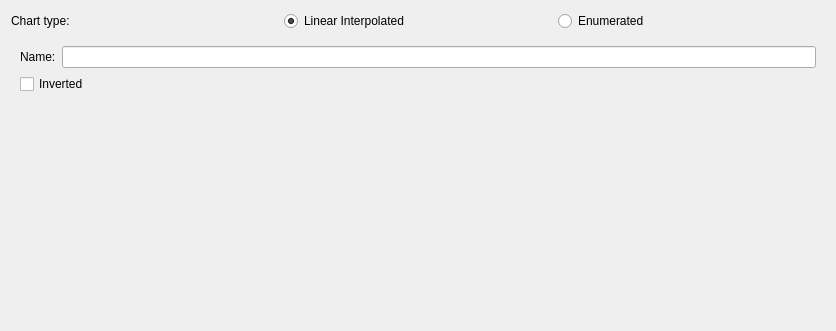
<?xml version="1.0" encoding="UTF-8"?>
<ui version="4.0">
 <class>ChartAxisSettings</class>
 <widget class="QWidget" name="ChartAxisSettings">
  <property name="geometry">
   <rect>
    <x>0</x>
    <y>0</y>
    <width>836</width>
    <height>331</height>
   </rect>
  </property>
  <property name="windowTitle">
   <string>Form</string>
  </property>
  <layout class="QVBoxLayout" name="verticalLayout">
   <item>
    <layout class="QHBoxLayout" name="horizontalLayout">
     <item>
      <widget class="QLabel" name="chartTypeLabel">
       <property name="sizePolicy">
        <sizepolicy hsizetype="Preferred" vsizetype="Preferred">
         <horstretch>0</horstretch>
         <verstretch>0</verstretch>
        </sizepolicy>
       </property>
       <property name="text">
        <string>Chart type:</string>
       </property>
      </widget>
     </item>
     <item>
      <widget class="QRadioButton" name="linearInterpolatedRadioButton">
       <property name="text">
        <string>Linear Interpolated</string>
       </property>
       <property name="checked">
        <bool>true</bool>
       </property>
      </widget>
     </item>
     <item>
      <widget class="QRadioButton" name="enumeratedRadioButton">
       <property name="text">
        <string>Enumerated</string>
       </property>
      </widget>
     </item>
    </layout>
   </item>
   <item>
    <widget class="QWidget" name="formWidget" native="true">
     <layout class="QFormLayout" name="formLayout">
      <item row="0" column="0">
       <widget class="QLabel" name="nameLabel">
        <property name="text">
         <string>Name:</string>
        </property>
       </widget>
      </item>
      <item row="0" column="1">
       <widget class="QLineEdit" name="nameLineEdit"/>
      </item>
      <item row="1" column="0" colspan="2">
       <widget class="QCheckBox" name="invertedCheckbox">
        <property name="text">
         <string>Inverted</string>
        </property>
       </widget>
      </item>
     </layout>
    </widget>
   </item>
   <item>
    <widget class="ChartAxisGeneralSettings" name="chartAxisGeneralSettings" native="true">
     <property name="sizePolicy">
      <sizepolicy hsizetype="MinimumExpanding" vsizetype="Preferred">
       <horstretch>0</horstretch>
       <verstretch>0</verstretch>
      </sizepolicy>
     </property>
    </widget>
   </item>
   <item>
    <widget class="LinearIndicatorsSettingsWidget" name="LinearPreviewWidget" native="true"/>
   </item>
   <item>
    <widget class="ListIndicatorsPreviewWidget" name="EnumeratedPreviewWidget" native="true"/>
   </item>
  </layout>
 </widget>
 <customwidgets>
  <customwidget>
   <class>ChartAxisGeneralSettings</class>
   <extends>QWidget</extends>
   <header>chartaxisgeneralsettings.h</header>
   <container>1</container>
  </customwidget>
  <customwidget>
   <class>LinearIndicatorsSettingsWidget</class>
   <extends>QWidget</extends>
   <header>linearindicatorssettingswidget.h</header>
   <container>1</container>
  </customwidget>
  <customwidget>
   <class>ListIndicatorsPreviewWidget</class>
   <extends>QWidget</extends>
   <header>listindicatorspreviewwidget.h</header>
   <container>1</container>
  </customwidget>
 </customwidgets>
 <resources/>
 <connections/>
</ui>
